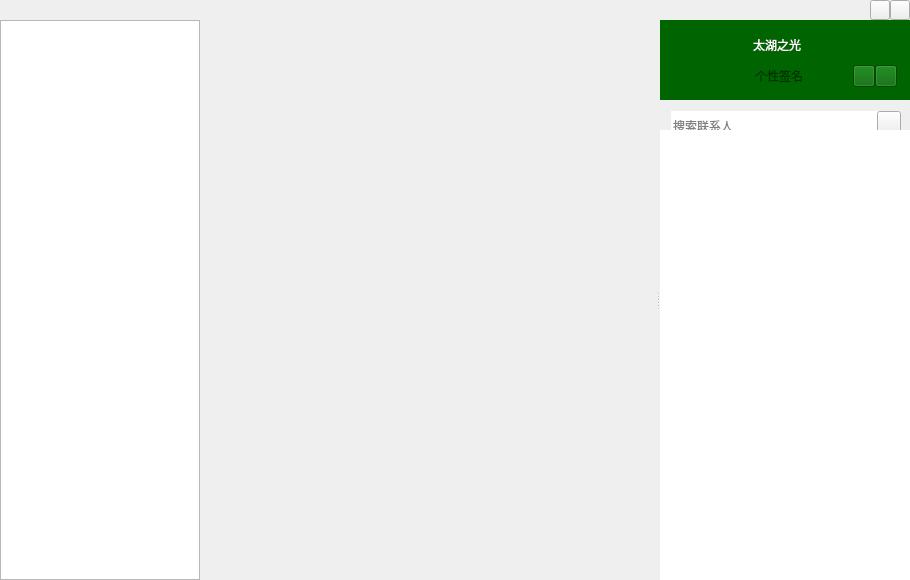
<?xml version="1.0" encoding="UTF-8"?>
<ui version="4.0">
 <class>CCMainWindowClass</class>
 <widget class="QWidget" name="CCMainWindowClass">
  <property name="geometry">
   <rect>
    <x>0</x>
    <y>0</y>
    <width>910</width>
    <height>580</height>
   </rect>
  </property>
  <property name="sizePolicy">
   <sizepolicy hsizetype="Expanding" vsizetype="Fixed">
    <horstretch>0</horstretch>
    <verstretch>0</verstretch>
   </sizepolicy>
  </property>
  <property name="minimumSize">
   <size>
    <width>710</width>
    <height>580</height>
   </size>
  </property>
  <property name="maximumSize">
   <size>
    <width>910</width>
    <height>580</height>
   </size>
  </property>
  <property name="windowTitle">
   <string>CCMainWindow</string>
  </property>
  <widget class="QWidget" name="titleWidget" native="true">
   <property name="geometry">
    <rect>
     <x>0</x>
     <y>0</y>
     <width>910</width>
     <height>20</height>
    </rect>
   </property>
   <layout class="QHBoxLayout" name="horizontalLayout_2">
    <property name="spacing">
     <number>0</number>
    </property>
    <property name="leftMargin">
     <number>0</number>
    </property>
    <property name="topMargin">
     <number>0</number>
    </property>
    <property name="rightMargin">
     <number>0</number>
    </property>
    <property name="bottomMargin">
     <number>0</number>
    </property>
    <item>
     <layout class="QHBoxLayout" name="horizontalLayout">
      <property name="spacing">
       <number>0</number>
      </property>
      <property name="leftMargin">
       <number>6</number>
      </property>
      <item>
       <widget class="QLabel" name="titleIcon">
        <property name="sizePolicy">
         <sizepolicy hsizetype="Fixed" vsizetype="Fixed">
          <horstretch>0</horstretch>
          <verstretch>0</verstretch>
         </sizepolicy>
        </property>
        <property name="minimumSize">
         <size>
          <width>42</width>
          <height>18</height>
         </size>
        </property>
        <property name="maximumSize">
         <size>
          <width>42</width>
          <height>18</height>
         </size>
        </property>
        <property name="text">
         <string/>
        </property>
       </widget>
      </item>
      <item>
       <spacer name="horizontalSpacer">
        <property name="orientation">
         <enum>Qt::Horizontal</enum>
        </property>
        <property name="sizeHint" stdset="0">
         <size>
          <width>40</width>
          <height>20</height>
         </size>
        </property>
       </spacer>
      </item>
      <item>
       <widget class="QPushButton" name="sysmin">
        <property name="sizePolicy">
         <sizepolicy hsizetype="Fixed" vsizetype="Fixed">
          <horstretch>0</horstretch>
          <verstretch>0</verstretch>
         </sizepolicy>
        </property>
        <property name="minimumSize">
         <size>
          <width>20</width>
          <height>20</height>
         </size>
        </property>
        <property name="maximumSize">
         <size>
          <width>20</width>
          <height>20</height>
         </size>
        </property>
        <property name="text">
         <string/>
        </property>
       </widget>
      </item>
      <item>
       <widget class="QPushButton" name="sysclose">
        <property name="sizePolicy">
         <sizepolicy hsizetype="Fixed" vsizetype="Fixed">
          <horstretch>0</horstretch>
          <verstretch>0</verstretch>
         </sizepolicy>
        </property>
        <property name="minimumSize">
         <size>
          <width>20</width>
          <height>20</height>
         </size>
        </property>
        <property name="maximumSize">
         <size>
          <width>20</width>
          <height>20</height>
         </size>
        </property>
        <property name="text">
         <string/>
        </property>
       </widget>
      </item>
     </layout>
    </item>
   </layout>
  </widget>
  <widget class="QWidget" name="leftWidget" native="true">
   <property name="geometry">
    <rect>
     <x>0</x>
     <y>20</y>
     <width>200</width>
     <height>560</height>
    </rect>
   </property>
   <property name="sizePolicy">
    <sizepolicy hsizetype="Fixed" vsizetype="Fixed">
     <horstretch>0</horstretch>
     <verstretch>0</verstretch>
    </sizepolicy>
   </property>
   <property name="minimumSize">
    <size>
     <width>200</width>
     <height>560</height>
    </size>
   </property>
   <property name="maximumSize">
    <size>
     <width>200</width>
     <height>560</height>
    </size>
   </property>
   <widget class="QListWidget" name="listWidget">
    <property name="geometry">
     <rect>
      <x>0</x>
      <y>0</y>
      <width>200</width>
      <height>560</height>
     </rect>
    </property>
    <property name="sizePolicy">
     <sizepolicy hsizetype="Fixed" vsizetype="Fixed">
      <horstretch>0</horstretch>
      <verstretch>0</verstretch>
     </sizepolicy>
    </property>
    <property name="minimumSize">
     <size>
      <width>200</width>
      <height>560</height>
     </size>
    </property>
    <property name="maximumSize">
     <size>
      <width>200</width>
      <height>560</height>
     </size>
    </property>
    <property name="titleskin" stdset="0">
     <bool>true</bool>
    </property>
   </widget>
  </widget>
  <widget class="QSplitter" name="splitter">
   <property name="geometry">
    <rect>
     <x>200</x>
     <y>20</y>
     <width>710</width>
     <height>560</height>
    </rect>
   </property>
   <property name="sizePolicy">
    <sizepolicy hsizetype="Fixed" vsizetype="Fixed">
     <horstretch>0</horstretch>
     <verstretch>0</verstretch>
    </sizepolicy>
   </property>
   <property name="minimumSize">
    <size>
     <width>710</width>
     <height>560</height>
    </size>
   </property>
   <property name="maximumSize">
    <size>
     <width>710</width>
     <height>560</height>
    </size>
   </property>
   <property name="orientation">
    <enum>Qt::Horizontal</enum>
   </property>
   <widget class="QStackedWidget" name="leftStackedWidget">
    <property name="sizePolicy">
     <sizepolicy hsizetype="Fixed" vsizetype="Fixed">
      <horstretch>0</horstretch>
      <verstretch>0</verstretch>
     </sizepolicy>
    </property>
    <property name="minimumSize">
     <size>
      <width>460</width>
      <height>560</height>
     </size>
    </property>
    <property name="maximumSize">
     <size>
      <width>460</width>
      <height>560</height>
     </size>
    </property>
   </widget>
   <widget class="QWidget" name="rightWidget" native="true">
    <property name="sizePolicy">
     <sizepolicy hsizetype="Fixed" vsizetype="Fixed">
      <horstretch>0</horstretch>
      <verstretch>0</verstretch>
     </sizepolicy>
    </property>
    <property name="minimumSize">
     <size>
      <width>250</width>
      <height>560</height>
     </size>
    </property>
    <property name="maximumSize">
     <size>
      <width>250</width>
      <height>560</height>
     </size>
    </property>
    <widget class="QScrollArea" name="scrollArea">
     <property name="geometry">
      <rect>
       <x>0</x>
       <y>110</y>
       <width>250</width>
       <height>450</height>
      </rect>
     </property>
     <property name="sizePolicy">
      <sizepolicy hsizetype="Fixed" vsizetype="Fixed">
       <horstretch>0</horstretch>
       <verstretch>0</verstretch>
      </sizepolicy>
     </property>
     <property name="minimumSize">
      <size>
       <width>250</width>
       <height>450</height>
      </size>
     </property>
     <property name="maximumSize">
      <size>
       <width>250</width>
       <height>450</height>
      </size>
     </property>
     <property name="frameShape">
      <enum>QFrame::NoFrame</enum>
     </property>
     <property name="widgetResizable">
      <bool>true</bool>
     </property>
     <widget class="QWidget" name="scrollAreaWidgetContents">
      <property name="geometry">
       <rect>
        <x>0</x>
        <y>0</y>
        <width>250</width>
        <height>450</height>
       </rect>
      </property>
      <property name="sizePolicy">
       <sizepolicy hsizetype="Fixed" vsizetype="Fixed">
        <horstretch>0</horstretch>
        <verstretch>0</verstretch>
       </sizepolicy>
      </property>
      <property name="minimumSize">
       <size>
        <width>250</width>
        <height>450</height>
       </size>
      </property>
      <property name="maximumSize">
       <size>
        <width>250</width>
        <height>450</height>
       </size>
      </property>
      <layout class="QVBoxLayout" name="verticalLayout_2">
       <property name="spacing">
        <number>0</number>
       </property>
       <property name="leftMargin">
        <number>0</number>
       </property>
       <property name="topMargin">
        <number>0</number>
       </property>
       <property name="rightMargin">
        <number>0</number>
       </property>
       <property name="bottomMargin">
        <number>0</number>
       </property>
       <item>
        <widget class="QTreeWidget" name="treeWidget">
         <property name="sizePolicy">
          <sizepolicy hsizetype="Fixed" vsizetype="Fixed">
           <horstretch>0</horstretch>
           <verstretch>0</verstretch>
          </sizepolicy>
         </property>
         <property name="minimumSize">
          <size>
           <width>250</width>
           <height>450</height>
          </size>
         </property>
         <property name="maximumSize">
          <size>
           <width>250</width>
           <height>450</height>
          </size>
         </property>
         <property name="frameShape">
          <enum>QFrame::NoFrame</enum>
         </property>
         <property name="editTriggers">
          <set>QAbstractItemView::AllEditTriggers</set>
         </property>
         <property name="indentation">
          <number>0</number>
         </property>
         <property name="headerHidden">
          <bool>true</bool>
         </property>
         <property name="expandsOnDoubleClick">
          <bool>false</bool>
         </property>
         <column>
          <property name="text">
           <string notr="true">1</string>
          </property>
         </column>
        </widget>
       </item>
      </layout>
     </widget>
    </widget>
    <widget class="QWidget" name="searchWidget" native="true">
     <property name="geometry">
      <rect>
       <x>0</x>
       <y>80</y>
       <width>250</width>
       <height>30</height>
      </rect>
     </property>
     <property name="sizePolicy">
      <sizepolicy hsizetype="Fixed" vsizetype="Fixed">
       <horstretch>0</horstretch>
       <verstretch>0</verstretch>
      </sizepolicy>
     </property>
     <property name="minimumSize">
      <size>
       <width>250</width>
       <height>30</height>
      </size>
     </property>
     <property name="maximumSize">
      <size>
       <width>250</width>
       <height>30</height>
      </size>
     </property>
     <widget class="QWidget" name="layoutWidget">
      <property name="geometry">
       <rect>
        <x>0</x>
        <y>0</y>
        <width>252</width>
        <height>32</height>
       </rect>
      </property>
      <layout class="QHBoxLayout" name="horizontalLayout_5">
       <property name="spacing">
        <number>0</number>
       </property>
       <item>
        <widget class="QLineEdit" name="searchLineEdit">
         <property name="sizePolicy">
          <sizepolicy hsizetype="Fixed" vsizetype="Fixed">
           <horstretch>0</horstretch>
           <verstretch>0</verstretch>
          </sizepolicy>
         </property>
         <property name="minimumSize">
          <size>
           <width>220</width>
           <height>30</height>
          </size>
         </property>
         <property name="maximumSize">
          <size>
           <width>220</width>
           <height>30</height>
          </size>
         </property>
         <property name="frame">
          <bool>false</bool>
         </property>
         <property name="placeholderText">
          <string>搜索联系人</string>
         </property>
        </widget>
       </item>
       <item>
        <widget class="QPushButton" name="searchBtn">
         <property name="sizePolicy">
          <sizepolicy hsizetype="Fixed" vsizetype="Fixed">
           <horstretch>0</horstretch>
           <verstretch>0</verstretch>
          </sizepolicy>
         </property>
         <property name="minimumSize">
          <size>
           <width>24</width>
           <height>24</height>
          </size>
         </property>
         <property name="maximumSize">
          <size>
           <width>24</width>
           <height>24</height>
          </size>
         </property>
         <property name="text">
          <string/>
         </property>
        </widget>
       </item>
      </layout>
     </widget>
    </widget>
    <widget class="QWidget" name="widget1" native="true">
     <property name="geometry">
      <rect>
       <x>0</x>
       <y>0</y>
       <width>250</width>
       <height>80</height>
      </rect>
     </property>
     <property name="sizePolicy">
      <sizepolicy hsizetype="Fixed" vsizetype="Fixed">
       <horstretch>0</horstretch>
       <verstretch>0</verstretch>
      </sizepolicy>
     </property>
     <property name="minimumSize">
      <size>
       <width>250</width>
       <height>80</height>
      </size>
     </property>
     <property name="maximumSize">
      <size>
       <width>250</width>
       <height>80</height>
      </size>
     </property>
     <property name="styleSheet">
      <string notr="true">background:rgb(0, 100, 0);</string>
     </property>
     <widget class="QWidget" name="layoutWidget">
      <property name="geometry">
       <rect>
        <x>0</x>
        <y>0</y>
        <width>251</width>
        <height>82</height>
       </rect>
      </property>
      <layout class="QHBoxLayout" name="horizontalLayout_4">
       <property name="spacing">
        <number>0</number>
       </property>
       <item>
        <widget class="QLabel" name="headLabel">
         <property name="sizePolicy">
          <sizepolicy hsizetype="Fixed" vsizetype="Fixed">
           <horstretch>0</horstretch>
           <verstretch>0</verstretch>
          </sizepolicy>
         </property>
         <property name="minimumSize">
          <size>
           <width>80</width>
           <height>80</height>
          </size>
         </property>
         <property name="maximumSize">
          <size>
           <width>80</width>
           <height>80</height>
          </size>
         </property>
         <property name="text">
          <string/>
         </property>
        </widget>
       </item>
       <item>
        <layout class="QVBoxLayout" name="verticalLayout">
         <item>
          <widget class="QLabel" name="nameLabel">
           <property name="sizePolicy">
            <sizepolicy hsizetype="Fixed" vsizetype="Fixed">
             <horstretch>0</horstretch>
             <verstretch>0</verstretch>
            </sizepolicy>
           </property>
           <property name="minimumSize">
            <size>
             <width>0</width>
             <height>22</height>
            </size>
           </property>
           <property name="maximumSize">
            <size>
             <width>16777215</width>
             <height>22</height>
            </size>
           </property>
           <property name="styleSheet">
            <string notr="true">color:rgb(255,255,255);
font:75 12pt &quot;微软雅黑&quot;;</string>
           </property>
           <property name="text">
            <string>太湖之光</string>
           </property>
          </widget>
         </item>
         <item>
          <layout class="QHBoxLayout" name="horizontalLayout_3">
           <property name="spacing">
            <number>0</number>
           </property>
           <item>
            <widget class="QLineEdit" name="lineEdit">
             <property name="sizePolicy">
              <sizepolicy hsizetype="Fixed" vsizetype="Fixed">
               <horstretch>0</horstretch>
               <verstretch>0</verstretch>
              </sizepolicy>
             </property>
             <property name="minimumSize">
              <size>
               <width>100</width>
               <height>22</height>
              </size>
             </property>
             <property name="maximumSize">
              <size>
               <width>100</width>
               <height>22</height>
              </size>
             </property>
             <property name="frame">
              <bool>false</bool>
             </property>
             <property name="placeholderText">
              <string>个性签名</string>
             </property>
            </widget>
           </item>
           <item>
            <widget class="QPushButton" name="stausBtn">
             <property name="sizePolicy">
              <sizepolicy hsizetype="Fixed" vsizetype="Fixed">
               <horstretch>0</horstretch>
               <verstretch>0</verstretch>
              </sizepolicy>
             </property>
             <property name="minimumSize">
              <size>
               <width>22</width>
               <height>22</height>
              </size>
             </property>
             <property name="maximumSize">
              <size>
               <width>22</width>
               <height>22</height>
              </size>
             </property>
             <property name="text">
              <string/>
             </property>
             <property name="hasborder" stdset="0">
              <bool>true</bool>
             </property>
            </widget>
           </item>
           <item>
            <widget class="QPushButton" name="addNewFriend">
             <property name="sizePolicy">
              <sizepolicy hsizetype="Fixed" vsizetype="Fixed">
               <horstretch>0</horstretch>
               <verstretch>0</verstretch>
              </sizepolicy>
             </property>
             <property name="minimumSize">
              <size>
               <width>22</width>
               <height>22</height>
              </size>
             </property>
             <property name="maximumSize">
              <size>
               <width>22</width>
               <height>22</height>
              </size>
             </property>
             <property name="text">
              <string/>
             </property>
            </widget>
           </item>
          </layout>
         </item>
        </layout>
       </item>
      </layout>
     </widget>
    </widget>
   </widget>
  </widget>
 </widget>
 <layoutdefault spacing="6" margin="11"/>
 <resources>
  <include location="CCMainWindow.qrc"/>
 </resources>
 <connections/>
</ui>
